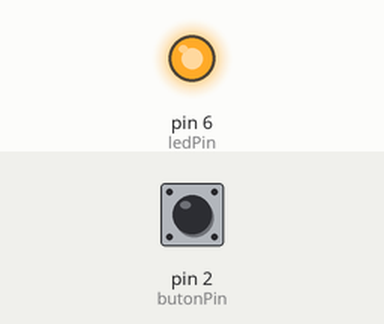
The sketch below on a simulated Arduino Uno, built with avr-gcc and run on an emulated ATmega328P. Shown: output pins drawn as LEDs (lit = HIGH). Inputs (shaded band) come from the test bench; at power-on: pin 2 (butonPin) LOW.

Above: at 1.2 s.
1.3 s: pin 2 (butonPin) pulled HIGH for 0.15 s
At 2.1 s:
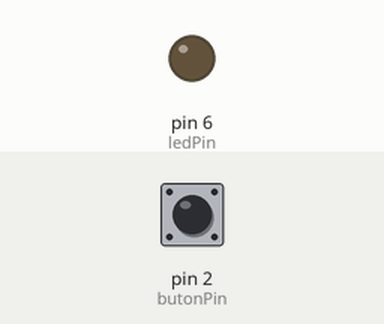
4.4 s: pin 2 (butonPin) pulled HIGH for 1 s
At 7.9 s:
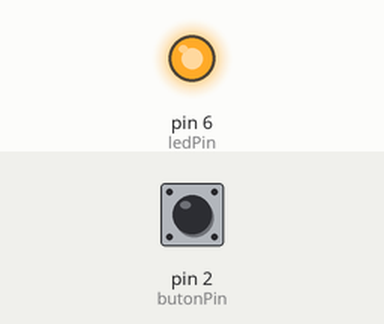
8.4 s: pin 2 (butonPin) pulled HIGH for 3.2 s
At 8.7 s:
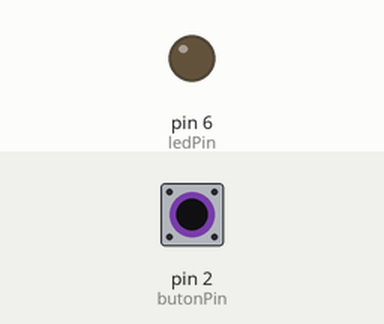
Timing chart, 0 to 15.9 s (numbered marks = the images above; inputs shaded):
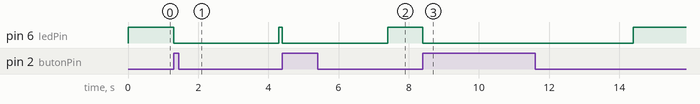

The sketch:

ak0240_zamanliTepki.ino
```cpp
/*
  ak0240 — çözüm örneği

  SEN YAP 1) Gözlem: LED yanıkken butona basmak hiçbir şey değiştirmez — bu 2 saniye
    boyunca kart delay(2000) satırında bekliyor, butonu okumuyor. (Sonuç kartta
    gözlenir; yazılan bu, kesin ifade değil "ne görüyorsan onu yaz" sorusu.)

  SEN YAP 2) Bu sorunun cevabı KARTTA görülür, burada tahmin yazılmıyor. Kod
    okunarak: delay bitince loop() baştan başlar, buton hâlâ basılıysa ne olacağını
    if'in koşulu belirler — Özgür/öğrenci kartta bakar.

  SEN YAP 3) Ters hâl (kaynak: 021YesilButonLed). Aşağıdaki kod yüklenince LED yanık;
    butona basılınca 3 saniye söner, sonra loop() baştan başlayınca tekrar yanar.
    ÖNEMLİ: ters hâlde "yak" komutu loop()'un başında durur, yoksa 3 saniye sonra
    LED tekrar yanmaz.
*/

const int butonPin = 2;
const int ledPin = 6;

void setup() {
  pinMode(ledPin, OUTPUT);
  pinMode(butonPin, INPUT);
}

void loop() {
  digitalWrite(ledPin, HIGH);          // normalde yanık
  if (digitalRead(butonPin) == HIGH) { // butona basıldı mı?
    digitalWrite(ledPin, LOW);         // 3 saniye sönük
    delay(3000);
  }
}
```

Measured:
- after the input at 1.3 s, pin 6 (ledPin): HIGH → LOW at once, → HIGH 3.0 s later
- after the input at 4.4 s, pin 6 (ledPin): HIGH → LOW at once, → HIGH 3.0 s later
- after the input at 8.4 s, pin 6 (ledPin): HIGH → LOW at once, → HIGH 6.0 s later
